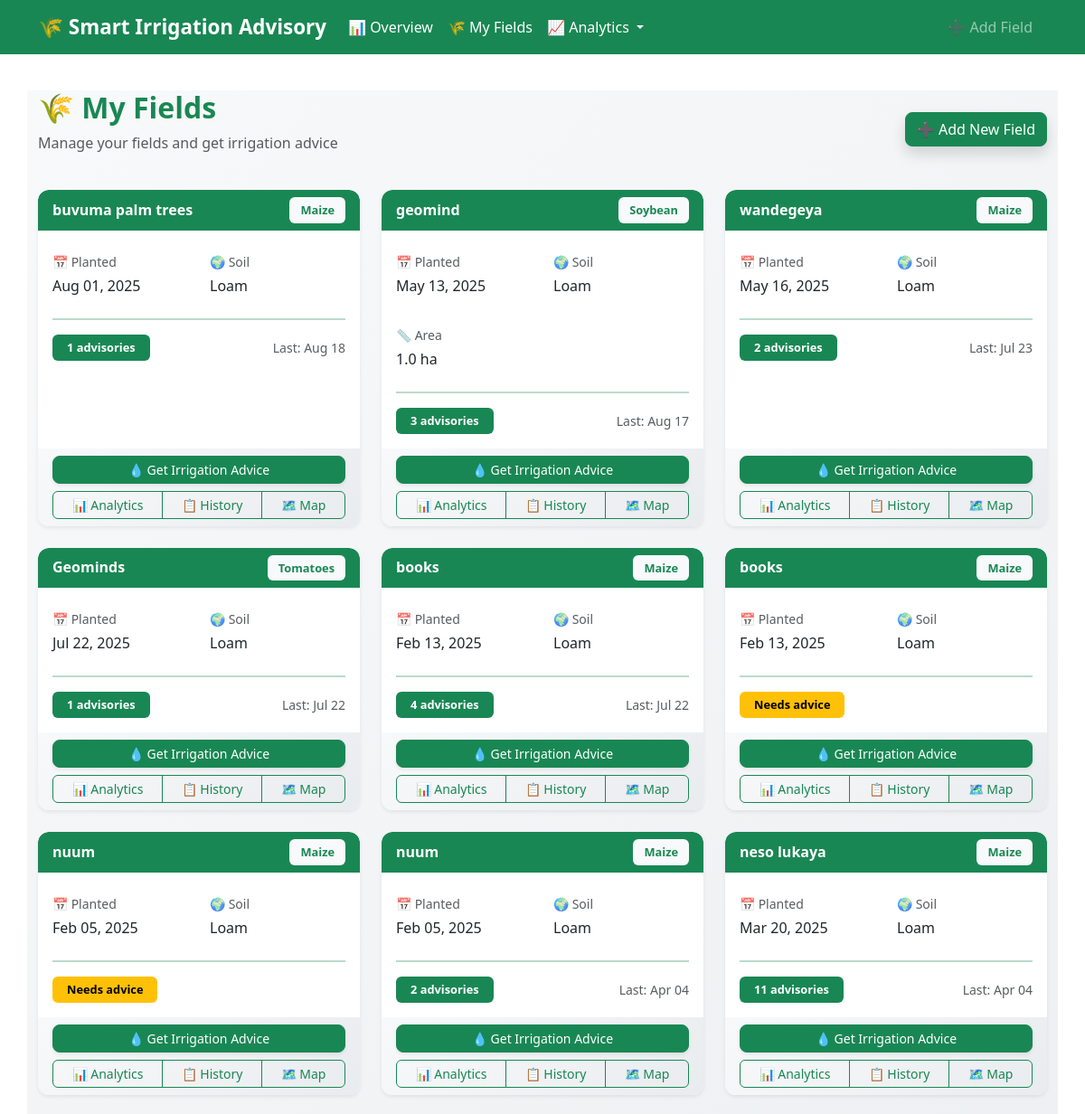
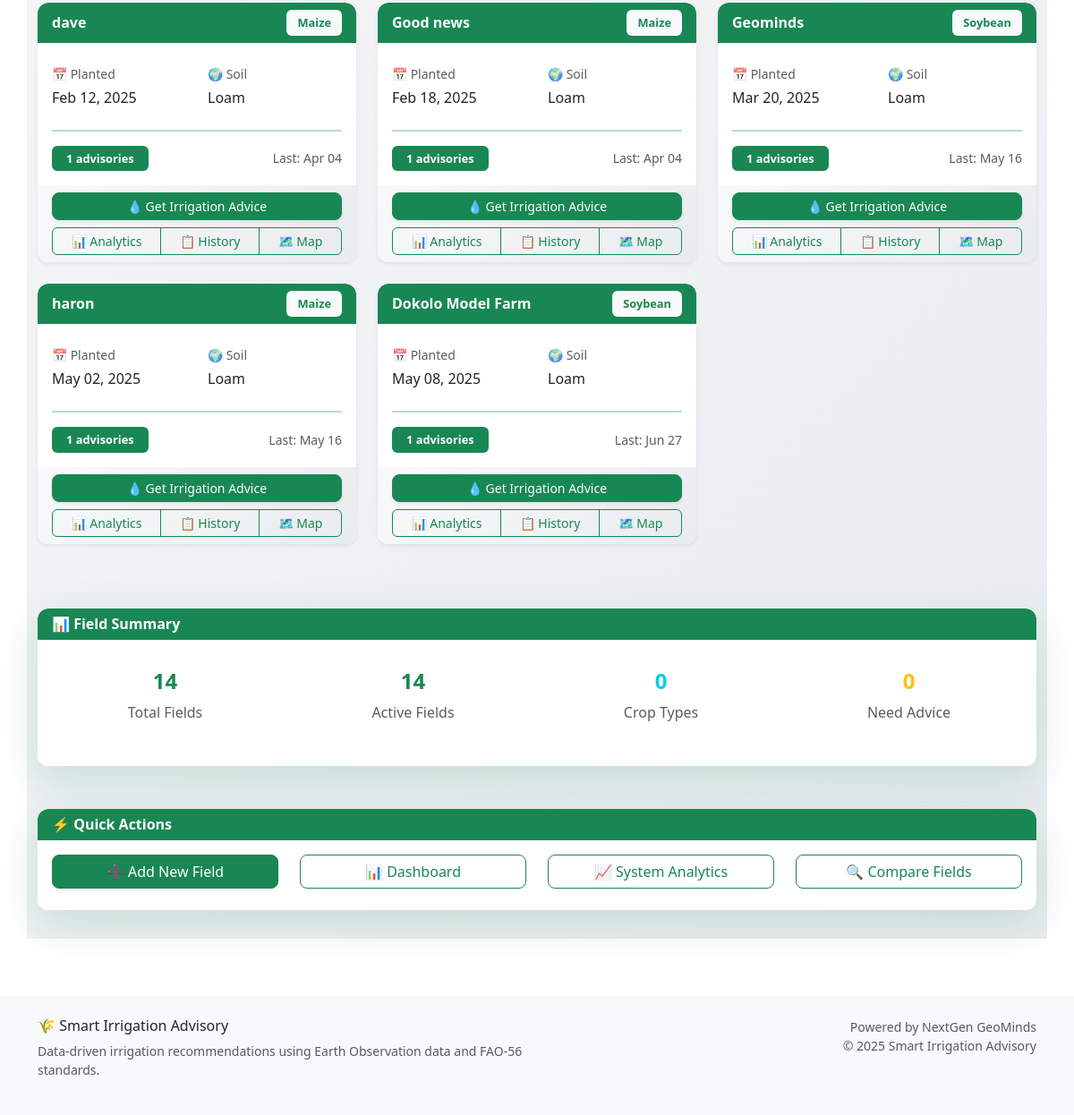
/fields/, run on an earlier commit of the app's database (2 pictures, top to bottom).
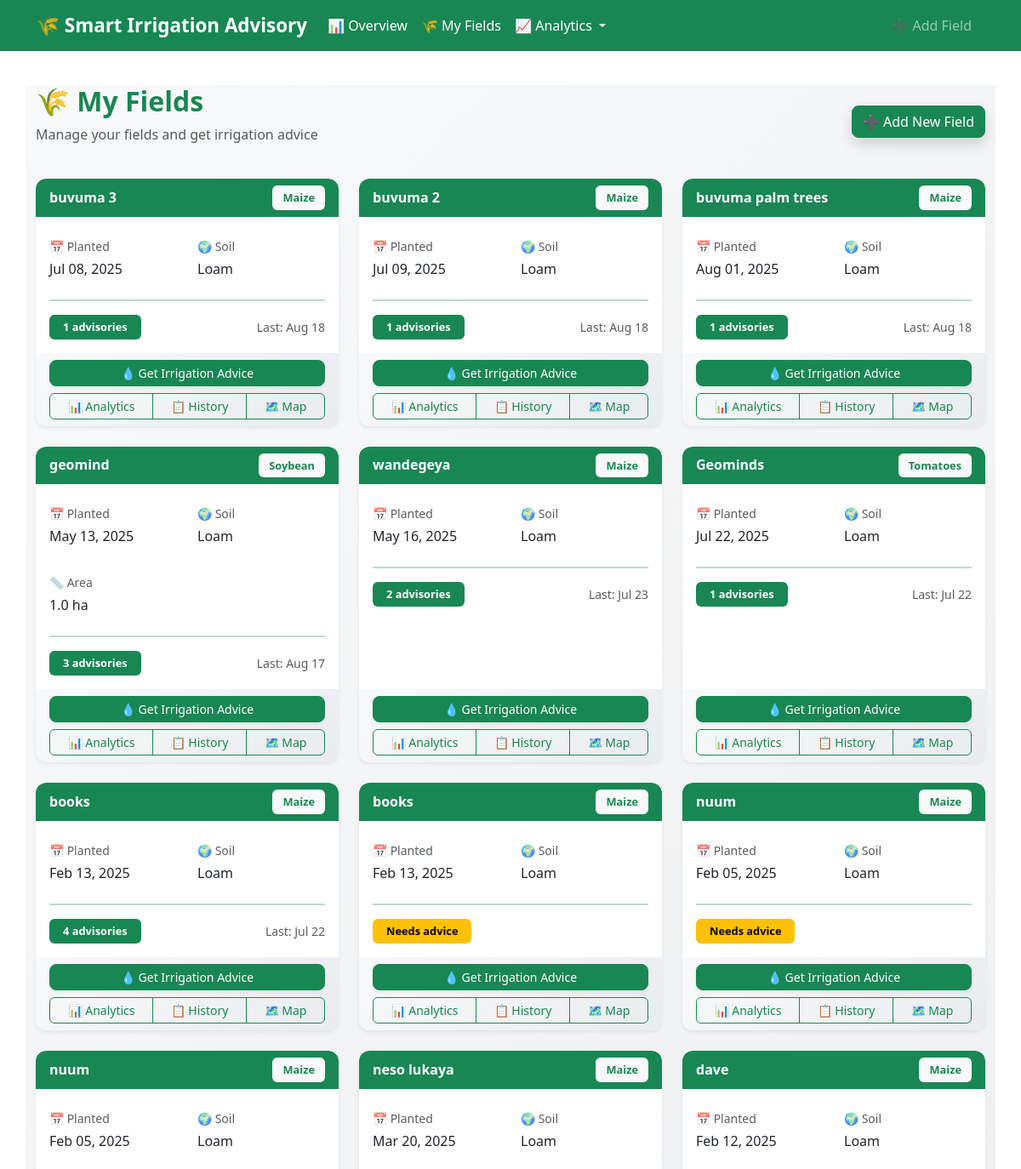
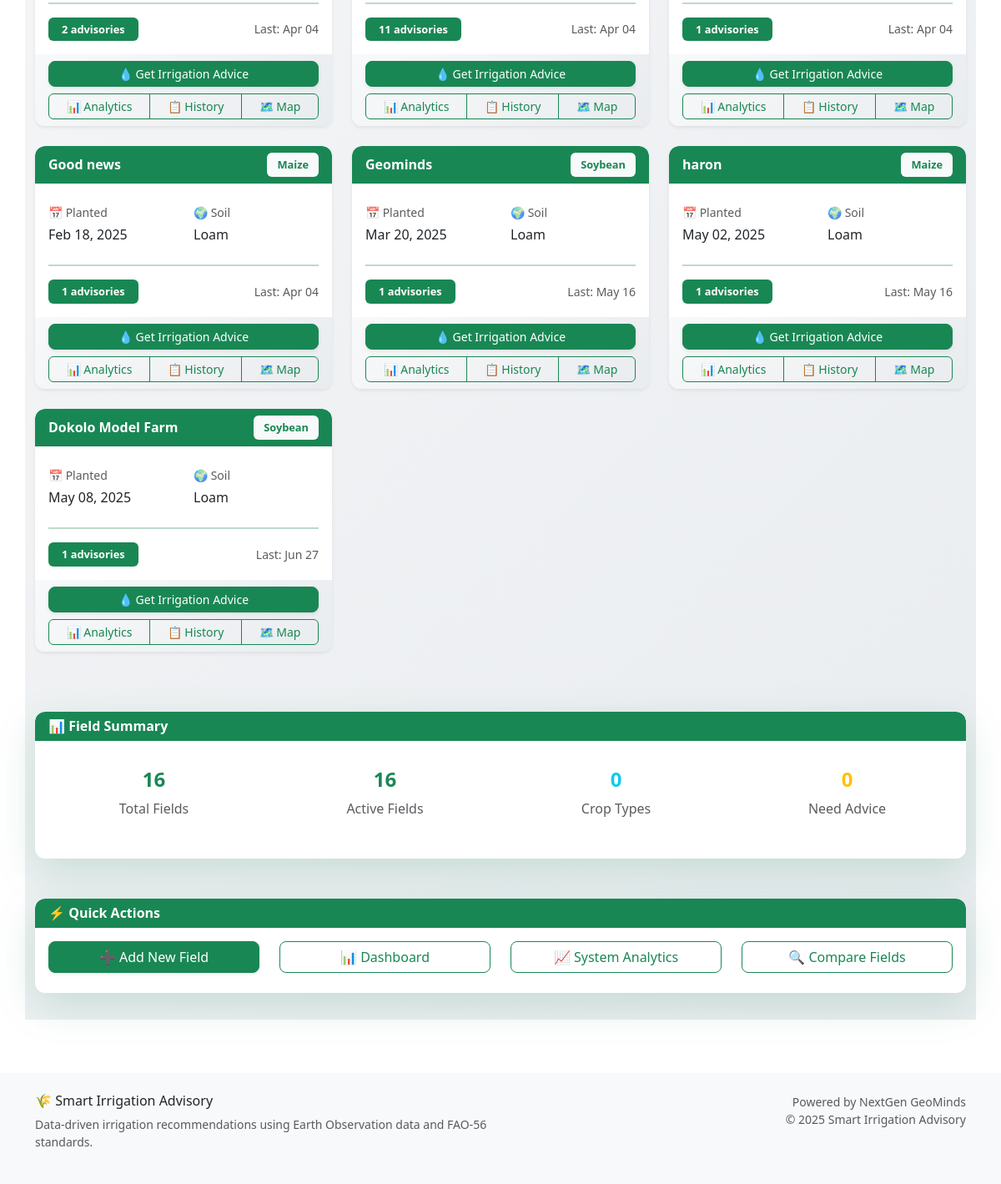
And on a later commit of the database (2 pictures, top to bottom).
### advisory/models.py (models this page shows, shortened)
class FarmField(models.Model):
    CROP_CHOICES = [
        ("maize", "Maize"),
        ("soybean", "Soybean"),
        ("rice", "Rice"),
        ("wheat", "Wheat"),
        ("sugarcane", "Sugarcane"),
        ("cotton", "Cotton"),
        ("beans", "Beans"),
        ("potatoes", "Potatoes"),
        ("tomatoes", "Tomatoes"),
        ("cassava", "Cassava"),
    ]
    SOIL_CHOICES = [
        ("clay", "Clay"),
        ("loam", "Loam"),
        ("sandy", "Sandy"),
        ("silt", "Silt"),
        ("clay_loam", "Clay Loam"),
        ("sandy_loam", "Sandy Loam"),
    ]
    name = models.CharField(max_length=100)
    latitude = models.FloatField(_('Latitude'), validators=[
        MinValueValidator(-90.0), MaxValueValidator(90.0)])
    longitude = models.FloatField(_('Longitude'), validators=[
        MinValueValidator(-180.0), MaxValueValidator(180.0)])
    soil_type = models.CharField(
        choices=SOIL_CHOICES, max_length=20, default="loam", null=True, blank=True)
    crop_type = models.CharField(
        choices=CROP_CHOICES, max_length=20, default="maize")
    planting_date = models.DateField(_('Planting Date'), default=date.today)
    field_area_ha = models.FloatField(
        _('Field Area (ha)'),
        validators=[MinValueValidator(0.1), MaxValueValidator(1000.0)],
        null=True, blank=True,
        help_text="Field area in hectares"
    )
    elevation = models.FloatField(
        _('Elevation (m)'),
        null=True, blank=True,
        help_text="Field elevation in meters"
    )
    created_at = models.DateTimeField(auto_now_add=True)
    updated_at = models.DateTimeField(auto_now=True)
    class Meta:
        ordering = ['-created_at']
        verbose_name = 'Farm Field'
        verbose_name_plural = 'Farm Fields'

class IrrigationAdvisory(models.Model):
    field = models.ForeignKey(
        FarmField, on_delete=models.CASCADE, related_name='advisories')
    date = models.DateField(default=date.today)
    crop_stage = models.CharField(max_length=50, default="Initial")
    eto = models.FloatField(default=0.0)  # mm/day
    rainfall = models.FloatField(default=0.0)  # mm/week
    kc = models.FloatField(default=0.0)  # Crop Coefficient
    water_need = models.FloatField(default=0.0)  # mm/week
    water_deficit = models.FloatField(default=0.0)
    recommendation = models.TextField(blank=True)
    soil_moisture = models.FloatField(
        default=0.0,
        help_text="Soil moisture percentage"
    )
    irrigation_recommended = models.BooleanField(default=False)
    irrigation_volume = models.FloatField(
        default=0.0,
        help_text="Recommended irrigation volume in mm"
    )
    confidence_score = models.FloatField(
        default=0.0,
        validators=[MinValueValidator(0.0), MaxValueValidator(1.0)],
        help_text="Confidence in recommendation (0-1)"
    )
    data_source = models.CharField(
        max_length=50,
        default="simulated",
        help_text="Source of weather data (GEE, API, simulated)"
    )
    class Meta:
        ordering = ['-date']
        verbose_name = 'Irrigation Advisory'
        verbose_name_plural = 'Irrigation Advisories'
        get_latest_by = 'date'

### advisory/views.py (the view)
# urls.py: path('fields/', views.FieldListView.as_view(), name='field_list'),
class FieldListView(ListView):
    model = FarmField
    template_name = 'advisory/field_list.html'
    context_object_name = 'fields'
    def get_queryset(self):
        return FarmField.objects.prefetch_related('advisories').all()

### templates/advisory/field_list.html (shortened to what this page needs)
{% extends "base.html" %} {% block title %}My Fields{% endblock %}  {% block content %}
<div class="container mt-4 fields-page">
  <div class="row mb-4">
    <div class="col-12">
      <div class="d-flex justify-content-between align-items-center">
        <div>
          <h2 class="text-success fw-bold">🌾 My Fields</h2>
          <p class="text-muted">Manage your fields and get irrigation advice</p>
        </div>
        <a href="{% url 'advisory:create_field' %}" class="btn btn-success shadow"> ➕ Add New Field </a>
      </div>
    </div>
  </div>
  {% if fields %}
  <div class="row">
    {% for field in fields %}
    <div class="col-md-6 col-lg-4 mb-4">
      <div class="card h-100 border-0 shadow-sm hover-lift">
        <div class="card-header bg-success text-white border-0 d-flex justify-content-between align-items-center">
          <h6 class="mb-0 fw-bold">{{ field.name }}</h6>
          <span class="badge bg-light text-success">{{ field.crop_type|title }}</span>
        </div>
        <div class="card-body">
          <div class="row mb-3">
            <div class="col-6">
              <div class="field-info-item">
                <small class="text-muted fw-medium">📅 Planted</small>
                <div class="fw-medium">{{ field.planting_date|date:"M d, Y" }}</div>
              </div>
            </div>
            <div class="col-6">
              <div class="field-info-item">
                <small class="text-muted fw-medium">🌍 Soil</small>
                <div class="fw-medium">{{ field.soil_type|title }}</div>
              </div>
            </div>
          </div>
          {% if field.field_area_ha or field.elevation %}
          <div class="row mb-3">
            {% if field.field_area_ha %}
            <div class="col-6">
              <div class="field-info-item">
                <small class="text-muted fw-medium">📏 Area</small>
                <div class="fw-medium">{{ field.field_area_ha }} ha</div>
              </div>
            </div>
            {% endif %}
          </div>
          {% endif %}
          <div class="border-top border-success pt-3 mt-3">
            <div class="d-flex justify-content-between align-items-center">
              <span class="badge {% if field.advisories.count > 0 %}bg-success{% else %}bg-warning{% endif %} px-3 py-2">
                {% if field.advisories.count > 0 %} {{ field.advisories.count }} advisories {% else %} Needs advice {% endif %}
              </span>
              {% if field.advisories.first %}
              <small class="text-muted fw-medium"> Last: {{ field.advisories.first.date|date:"M d" }} </small>
              {% endif %}
            </div>
          </div>
        </div>
        <div class="card-footer bg-light border-0">
          <div class="d-grid gap-2">
            <a href="{% url 'advisory:get_advice' field.id %}" class="btn btn-success btn-sm fw-medium shadow-sm"> 💧 Get Irrigation Advice </a>
            <div class="btn-group btn-group-sm w-100">
              <a href="{% url 'advisory:field_analytics' field.id %}" class="btn btn-outline-success"> 📊 Analytics </a>
              <a href="{% url 'advisory:advisory_history' field.id %}" class="btn btn-outline-success"> 📋 History </a>
              <a href="{% url 'advisory:field_map' field.id %}" class="btn btn-outline-success"> 🗺️ Map </a>
            </div>
          </div>
        </div>
      </div>
    </div>
    {% endfor %}
  </div>
  <div class="row mt-5">
    <div class="col-12">
      <div class="card border-0 shadow-lg">
        <div class="card-header bg-success text-white border-0">
          <h6 class="mb-0 fw-bold">📊 Field Summary</h6>
        </div>
        <div class="card-body">
          <div class="row text-center">
            <div class="col-md-3">
              <div class="summary-metric">
                <h4 class="text-success fw-bold">{{ fields|length }}</h4>
                <p class="text-muted fw-medium">Total Fields</p>
              </div>
            </div>
            <div class="col-md-3">
              <div class="summary-metric">
                <h4 class="text-success fw-bold">
                  {% for field in fields %} {% if field.advisories.count > 0 %} {% if forloop.first %}{% endif %} {% endif %} {% endfor %} {{ fields|length }}
                </h4>
                <p class="text-muted fw-medium">Active Fields</p>
              </div>
            </div>
            <div class="col-md-3">
              <div class="summary-metric">
                <h4 class="text-info fw-bold">{{ crop_summary|length }}</h4>
                <p class="text-muted fw-medium">Crop Types</p>
              </div>
            </div>
            <div class="col-md-3">
              <div class="summary-metric">
                <h4 class="text-warning fw-bold">
                  {% for field in fields %} {% if field.advisories.count == 0 %} {% if forloop.first %}{% endif %} {% endif %} {% endfor %} 0
                </h4>
                <p class="text-muted fw-medium">Need Advice</p>
              </div>
            </div>
          </div>
        </div>
      </div>
    </div>
  </div>
  {% endif %}
  <div class="row mt-5">
    <div class="col-12">
      <div class="card border-0 shadow-lg">
        <div class="card-header bg-success text-white border-0">
          <h6 class="mb-0 fw-bold">⚡ Quick Actions</h6>
        </div>
        <div class="card-body">
          <div class="row">
            <div class="col-md-3 mb-2">
              <a href="{% url 'advisory:create_field' %}" class="btn btn-success w-100 shadow-sm"> ➕ Add New Field </a>
            </div>
            <div class="col-md-3 mb-2">
              <a href="{% url 'advisory:dashboard' %}" class="btn btn-outline-success w-100"> 📊 Dashboard </a>
            </div>
            <div class="col-md-3 mb-2">
              <a href="{% url 'advisory:system_analytics' %}" class="btn btn-outline-success w-100"> 📈 System Analytics </a>
            </div>
            <div class="col-md-3 mb-2">
              <a href="{% url 'advisory:performance_comparison' %}" class="btn btn-outline-success w-100"> 🔍 Compare Fields </a>
            </div>
          </div>
        </div>
      </div>
    </div>
  </div>
</div>
{% endblock %}

### templates/base.html (shortened to what this page needs)
{% load static %}
<!DOCTYPE html>
<html lang="en">
  <head>
    <link href="https://cdn.jsdelivr.net/npm/bootstrap@5.3.0/dist/css/bootstrap.min.css" rel="stylesheet" />
    <link rel="stylesheet" href="https://unpkg.com/leaflet@1.9.4/dist/leaflet.css" />
    <link rel="stylesheet" href="{% static 'css/main.css' %}" />
  </head>
  <body>
    <nav class="navbar navbar-expand-lg navbar-dark bg-success px-4">
      <div class="container">
        <a class="navbar-brand text-white fw-bold" href="{% url 'advisory:dashboard' %}"> 🌾 Smart Irrigation Advisory </a>
        <div class="collapse navbar-collapse" id="navbarNav">
          <ul class="navbar-nav me-auto">
            <li class="nav-item">
              <a class="nav-link text-white" href="{% url 'advisory:dashboard' %}"> 📊 Overview </a>
            </li>
            <li class="nav-item">
              <a class="nav-link text-white" href="{% url 'advisory:field_list' %}"> 🌾 My Fields </a>
            </li>
            <li class="nav-item dropdown">
              <a class="nav-link dropdown-toggle text-white" href="#" role="button" data-bs-toggle="dropdown"> 📈 Analytics </a>
            </li>
          </ul>
          <ul class="navbar-nav">
            <li class="nav-item">
              <a class="nav-link btn btn-outline-light btn-sm me-2" href="{% url 'advisory:create_field' %}"> ➕ Add Field </a>
            </li>
          </ul>
        </div>
      </div>
    </nav>
    <main class="py-3">{% block content %}{% endblock %}</main>
    <footer class="bg-light py-4 mt-5">
      <div class="container">
        <div class="row">
          <div class="col-md-6">
            <h6>🌾 Smart Irrigation Advisory</h6>
            <p class="text-muted small">Data-driven irrigation recommendations using Earth Observation data and FAO-56 standards.</p>
          </div>
          <div class="col-md-6 text-md-end">
            <p class="text-muted small">
              Powered by NextGen GeoMinds<br />
              © 2025 Smart Irrigation Advisory
            </p>
          </div>
        </div>
      </div>
    </footer>
  </body>
</html>

### static/css/main.css (style rules this page uses)
:root { --primary-green: #198754; --light-green: #20c997; --dark-green: #146c43; --success-bg: #d1e7dd; --success-border: #badbcc; }
.navbar-brand { font-weight: 700; font-size: 1.4rem; }
.nav-link { font-weight: 500; transition: all 0.3s ease; }
.card { border: none; box-shadow: 0 2px 4px rgba(0,0,0,0.1); transition: all 0.3s ease; border-radius: 12px; }
.card-header { border-bottom: 1px solid #e9ecef; font-weight: 600; border-radius: 12px 12px 0 0 !important; }
.border-success { border-color: var(--success-border) !important; }
.shadow-lg { box-shadow: 0 1rem 3rem rgba(25, 135, 84, 0.175) !important; }
.btn { border-radius: 8px; font-weight: 500; transition: all 0.3s ease; }
.btn-group .btn { border-radius: 6px; }
.badge { font-weight: 500; padding: 0.5em 0.75em; }
.badge.bg-success { background-color: #198754 !important; }
.badge.bg-warning { background-color: #ffc107 !important; color: #000 !important; }
.card-footer { background-color: #f8f9fa; border-top: 1px solid #e9ecef; }
.border-top { border-top: 2px solid var(--success-bg) !important; }
.fields-page { background: linear-gradient(135deg, #f8f9fa 0%, #e9ecef 100%); min-height: 100vh; padding-bottom: 2rem; }
.fields-page .card { border-radius: 12px; overflow: hidden; transition: all 0.3s ease; }
.fields-page .card-header { border-radius: 12px 12px 0 0 !important; }
.hover-lift { transition: all 0.3s ease; }
.field-info-item { padding: 0.5rem 0; }
.field-info-item small { display: block; margin-bottom: 0.25rem; }
.summary-metric { padding: 1rem; border-radius: 8px; transition: all 0.3s ease; }
.fields-page .badge { font-weight: 600; font-size: 0.8rem; padding: 0.5rem 0.75rem; }
.fields-page .btn-group .btn { border-color: var(--primary-green); transition: all 0.3s ease; }
.fields-page .card-footer { background: linear-gradient(135deg, #f8f9fa 0%, #e9ecef 100%); }
.border-success { border-color: var(--success-border) !important; border-width: 2px !important; }

What changed in the data, as far as the page shows it:
added FarmField: name "buvuma 3", crop_type "Maize", planting_date "Jul 08, 2025", soil_type "Loam", advisories.count "1", advisories.first "Aug 18"
added FarmField: name "buvuma 2", crop_type "Maize", planting_date "Jul 09, 2025", soil_type "Loam", advisories.count "1", advisories.first "Aug 18"
Also different on the page:
{{ fields|length }}: "14" → "16"
